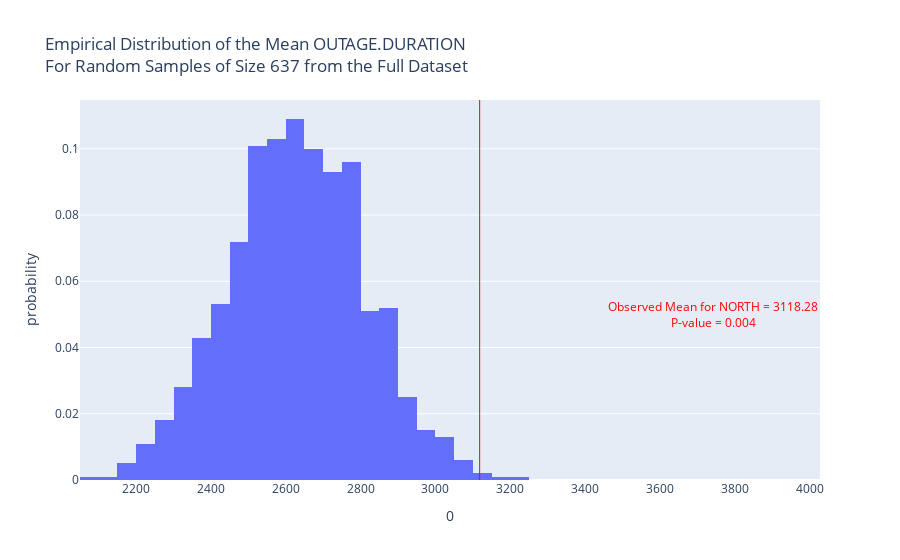

Notebook cell for this chart:
### Markdown cell above
## Step 4: Hypothesis Testing

### Code cell
# Define a mapping from detailed climate regions to 'North' and 'Not North'
climate_region_map = {'North': ['Northeast', 'East North Central', 'Northwest', 'West North Central'], 'Not North': ['South', 'West', 'Central', 'Southeast', 'Southwest']}
# Reverse the map to easily map each region to its bin
bin_map = {region: group for group, regions in climate_region_map.items() for region in regions}
# Map the CLIMATE.REGION to the binned version
data['CLIMATE.REGION.BINNED'] = data['CLIMATE.REGION'].map(bin_map)
# Determine the counts in each bin for sampling later on
binned_vals = data['CLIMATE.REGION.BINNED'].value_counts()
# Determine the observed mean for the 'North' bin
observed_mean = data.loc[data['CLIMATE.REGION.BINNED'] == 'North', 'OUTAGE.DURATION'].mean()
# Perform permutation test
n_repetitions = 1000
permuted_means = []
for _ in range(n_repetitions):
    sample_mean = data['OUTAGE.DURATION'].sample(n=binned_vals['North']).mean()
    permuted_means.append(sample_mean)
# Calculate p-value
p_value = calculate_p_value(observed_mean, permuted_means)
print(f'P-value: {p_value}')
# Plot the hypothesis test distribution
title = (
    f'Empirical Distribution of the Mean OUTAGE.DURATION<br>'
    f'For Random Samples of Size {binned_vals["North"]} from the Full Dataset'
)
fig = px.histogram(pd.DataFrame(permuted_means), x=0, nbins=50, histnorm='probability', 
                    title=title)
fig.add_vline(x=observed_mean, line_color='red', line_width=1, opacity=1)
fig.add_annotation(text=f'<span style="color:red">Observed Mean for NORTH = {round(observed_mean, 2)}</span><br><span style="color:red">P-value = {round(p_value, 3)}</span>',
                   x=1.2 * observed_mean, showarrow=False, y=0.05)

### Figure 1 — Plotly figure (JSON) as saved in the notebook; plotly's stock layout.template omitted (floating-point values rounded to 4 significant figures; data arrays with more than 128 entries replaced by an {"elided": "..."} marker saying what was removed)
{"data": [{"bingroup": "x", "histnorm": "probability", "hovertemplate": "0=%{x}<br>probability=%{y}<extra></extra>", "legendgroup": "", "marker": {"color": "#636efa", "pattern": {"shape": ""}}, "name": "", "nbinsx": 50, "orientation": "v", "showlegend": false, "type": "histogram", "x": {"elided": "1000 float values"}, "xaxis": "x", "yaxis": "y"}], "layout": {"annotations": [{"showarrow": false, "text": "<span style=\"color:red\">Observed Mean for NORTH = 3118.28</span><br><span style=\"color:red\">P-value = 0.004</span>", "x": 3742.0, "y": 0.05}], "barmode": "relative", "legend": {"tracegroupgap": 0}, "shapes": [{"line": {"color": "red", "width": 1}, "opacity": 1, "type": "line", "x0": 3118.0, "x1": 3118.0, "xref": "x", "y0": 0, "y1": 1, "yref": "y domain"}], "title": {"text": "Empirical Distribution of the Mean OUTAGE.DURATION<br>For Random Samples of Size 637 from the Full Dataset"}, "xaxis": {"anchor": "y", "domain": [0, 1], "title": {"text": "0"}}, "yaxis": {"anchor": "x", "domain": [0, 1], "title": {"text": "probability"}}}}
